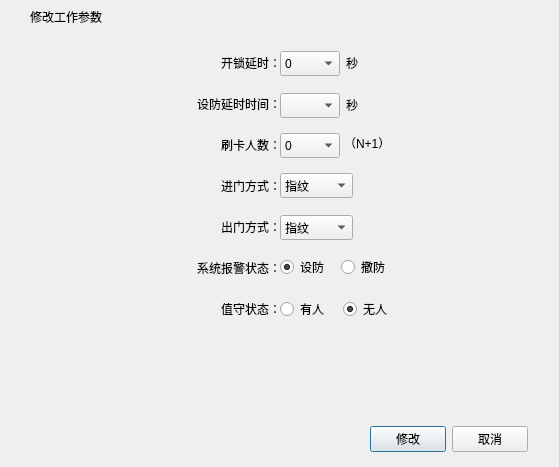
<?xml version="1.0" encoding="UTF-8"?>
<ui version="4.0">
 <class>FrmEditCJCWorkPara</class>
 <widget class="QDialog" name="FrmEditCJCWorkPara">
  <property name="geometry">
   <rect>
    <x>0</x>
    <y>0</y>
    <width>559</width>
    <height>467</height>
   </rect>
  </property>
  <property name="windowTitle">
   <string>Dialog</string>
  </property>
  <layout class="QGridLayout" name="gridLayout">
   <property name="leftMargin">
    <number>0</number>
   </property>
   <property name="topMargin">
    <number>0</number>
   </property>
   <property name="rightMargin">
    <number>0</number>
   </property>
   <property name="bottomMargin">
    <number>0</number>
   </property>
   <property name="spacing">
    <number>0</number>
   </property>
   <item row="0" column="0">
    <widget class="QWidget" name="widget_title" native="true">
     <property name="sizePolicy">
      <sizepolicy hsizetype="Preferred" vsizetype="Fixed">
       <horstretch>0</horstretch>
       <verstretch>0</verstretch>
      </sizepolicy>
     </property>
     <property name="minimumSize">
      <size>
       <width>100</width>
       <height>33</height>
      </size>
     </property>
     <layout class="QHBoxLayout" name="horizontalLayout_2">
      <property name="spacing">
       <number>0</number>
      </property>
      <property name="leftMargin">
       <number>0</number>
      </property>
      <property name="topMargin">
       <number>0</number>
      </property>
      <property name="rightMargin">
       <number>0</number>
      </property>
      <property name="bottomMargin">
       <number>0</number>
      </property>
      <item>
       <widget class="QLabel" name="lab_Ico">
        <property name="sizePolicy">
         <sizepolicy hsizetype="Minimum" vsizetype="Preferred">
          <horstretch>0</horstretch>
          <verstretch>0</verstretch>
         </sizepolicy>
        </property>
        <property name="minimumSize">
         <size>
          <width>30</width>
          <height>0</height>
         </size>
        </property>
        <property name="text">
         <string/>
        </property>
        <property name="alignment">
         <set>Qt::AlignCenter</set>
        </property>
       </widget>
      </item>
      <item>
       <widget class="QLabel" name="lab_Title">
        <property name="sizePolicy">
         <sizepolicy hsizetype="Expanding" vsizetype="Preferred">
          <horstretch>0</horstretch>
          <verstretch>0</verstretch>
         </sizepolicy>
        </property>
        <property name="styleSheet">
         <string notr="true">font: 10pt &quot;微软雅黑&quot;;</string>
        </property>
        <property name="text">
         <string>修改工作参数</string>
        </property>
        <property name="alignment">
         <set>Qt::AlignLeading|Qt::AlignLeft|Qt::AlignVCenter</set>
        </property>
       </widget>
      </item>
      <item>
       <widget class="QWidget" name="widget_menu" native="true">
        <property name="sizePolicy">
         <sizepolicy hsizetype="Minimum" vsizetype="Preferred">
          <horstretch>0</horstretch>
          <verstretch>0</verstretch>
         </sizepolicy>
        </property>
        <layout class="QHBoxLayout" name="horizontalLayout">
         <property name="spacing">
          <number>0</number>
         </property>
         <property name="leftMargin">
          <number>0</number>
         </property>
         <property name="topMargin">
          <number>0</number>
         </property>
         <property name="rightMargin">
          <number>0</number>
         </property>
         <property name="bottomMargin">
          <number>0</number>
         </property>
         <item>
          <widget class="QPushButton" name="btnMenu">
           <property name="enabled">
            <bool>false</bool>
           </property>
           <property name="sizePolicy">
            <sizepolicy hsizetype="Minimum" vsizetype="Expanding">
             <horstretch>0</horstretch>
             <verstretch>0</verstretch>
            </sizepolicy>
           </property>
           <property name="minimumSize">
            <size>
             <width>31</width>
             <height>0</height>
            </size>
           </property>
           <property name="cursor">
            <cursorShape>ArrowCursor</cursorShape>
           </property>
           <property name="focusPolicy">
            <enum>Qt::NoFocus</enum>
           </property>
           <property name="toolTip">
            <string/>
           </property>
           <property name="text">
            <string/>
           </property>
           <property name="flat">
            <bool>true</bool>
           </property>
          </widget>
         </item>
         <item>
          <widget class="QPushButton" name="btnMenu_Max">
           <property name="enabled">
            <bool>false</bool>
           </property>
           <property name="sizePolicy">
            <sizepolicy hsizetype="Minimum" vsizetype="Expanding">
             <horstretch>0</horstretch>
             <verstretch>0</verstretch>
            </sizepolicy>
           </property>
           <property name="minimumSize">
            <size>
             <width>31</width>
             <height>0</height>
            </size>
           </property>
           <property name="cursor">
            <cursorShape>ArrowCursor</cursorShape>
           </property>
           <property name="focusPolicy">
            <enum>Qt::NoFocus</enum>
           </property>
           <property name="toolTip">
            <string/>
           </property>
           <property name="text">
            <string/>
           </property>
           <property name="flat">
            <bool>true</bool>
           </property>
          </widget>
         </item>
         <item>
          <widget class="QPushButton" name="btnMenu_Min">
           <property name="sizePolicy">
            <sizepolicy hsizetype="Minimum" vsizetype="Expanding">
             <horstretch>0</horstretch>
             <verstretch>0</verstretch>
            </sizepolicy>
           </property>
           <property name="minimumSize">
            <size>
             <width>31</width>
             <height>0</height>
            </size>
           </property>
           <property name="cursor">
            <cursorShape>ArrowCursor</cursorShape>
           </property>
           <property name="focusPolicy">
            <enum>Qt::NoFocus</enum>
           </property>
           <property name="toolTip">
            <string>最小化</string>
           </property>
           <property name="text">
            <string/>
           </property>
           <property name="flat">
            <bool>true</bool>
           </property>
          </widget>
         </item>
         <item>
          <widget class="QPushButton" name="btnMenu_Close">
           <property name="sizePolicy">
            <sizepolicy hsizetype="Minimum" vsizetype="Expanding">
             <horstretch>0</horstretch>
             <verstretch>0</verstretch>
            </sizepolicy>
           </property>
           <property name="minimumSize">
            <size>
             <width>40</width>
             <height>0</height>
            </size>
           </property>
           <property name="cursor">
            <cursorShape>ArrowCursor</cursorShape>
           </property>
           <property name="focusPolicy">
            <enum>Qt::NoFocus</enum>
           </property>
           <property name="toolTip">
            <string>关闭</string>
           </property>
           <property name="text">
            <string/>
           </property>
           <property name="flat">
            <bool>true</bool>
           </property>
          </widget>
         </item>
        </layout>
       </widget>
      </item>
     </layout>
    </widget>
   </item>
   <item row="1" column="0">
    <widget class="QWidget" name="widget_main" native="true">
     <property name="styleSheet">
      <string notr="true">font: 10pt &quot;微软雅黑&quot;;</string>
     </property>
     <widget class="QComboBox" name="cbOpenLockTime">
      <property name="geometry">
       <rect>
        <x>280</x>
        <y>18</y>
        <width>60</width>
        <height>25</height>
       </rect>
      </property>
      <property name="minimumSize">
       <size>
        <width>60</width>
        <height>0</height>
       </size>
      </property>
      <item>
       <property name="text">
        <string>0</string>
       </property>
      </item>
      <item>
       <property name="text">
        <string>1</string>
       </property>
      </item>
      <item>
       <property name="text">
        <string>2</string>
       </property>
      </item>
      <item>
       <property name="text">
        <string>3</string>
       </property>
      </item>
      <item>
       <property name="text">
        <string>4</string>
       </property>
      </item>
      <item>
       <property name="text">
        <string>5</string>
       </property>
      </item>
      <item>
       <property name="text">
        <string>6</string>
       </property>
      </item>
      <item>
       <property name="text">
        <string>7</string>
       </property>
      </item>
      <item>
       <property name="text">
        <string>8</string>
       </property>
      </item>
      <item>
       <property name="text">
        <string>9</string>
       </property>
      </item>
      <item>
       <property name="text">
        <string>10</string>
       </property>
      </item>
     </widget>
     <widget class="QComboBox" name="cbInModel">
      <property name="geometry">
       <rect>
        <x>280</x>
        <y>140</y>
        <width>73</width>
        <height>25</height>
       </rect>
      </property>
      <item>
       <property name="text">
        <string>指纹</string>
       </property>
      </item>
      <item>
       <property name="text">
        <string>ID卡</string>
       </property>
      </item>
      <item>
       <property name="text">
        <string>TM卡</string>
       </property>
      </item>
      <item>
       <property name="text">
        <string>ID卡+密码</string>
       </property>
      </item>
      <item>
       <property name="text">
        <string>密码</string>
       </property>
      </item>
     </widget>
     <widget class="QWidget" name="layoutWidget">
      <property name="geometry">
       <rect>
        <x>280</x>
        <y>264</y>
        <width>119</width>
        <height>25</height>
       </rect>
      </property>
      <layout class="QHBoxLayout" name="horizontalLayout_4">
       <item>
        <widget class="QRadioButton" name="rbExistMan">
         <property name="text">
          <string>有人</string>
         </property>
        </widget>
       </item>
       <item>
        <widget class="QRadioButton" name="rbNoMan">
         <property name="text">
          <string>无人</string>
         </property>
         <property name="checked">
          <bool>true</bool>
         </property>
        </widget>
       </item>
      </layout>
     </widget>
     <widget class="QLabel" name="label_12">
      <property name="geometry">
       <rect>
        <x>346</x>
        <y>22</y>
        <width>23</width>
        <height>16</height>
       </rect>
      </property>
      <property name="text">
       <string>秒</string>
      </property>
     </widget>
     <widget class="QWidget" name="layoutWidget_2">
      <property name="geometry">
       <rect>
        <x>280</x>
        <y>222</y>
        <width>115</width>
        <height>25</height>
       </rect>
      </property>
      <layout class="QHBoxLayout" name="horizontalLayout_3">
       <item>
        <widget class="QRadioButton" name="rbSetGuard">
         <property name="text">
          <string>设防</string>
         </property>
         <property name="checked">
          <bool>true</bool>
         </property>
        </widget>
       </item>
       <item>
        <widget class="QRadioButton" name="rbResetGuard">
         <property name="text">
          <string>撤防</string>
         </property>
        </widget>
       </item>
      </layout>
     </widget>
     <widget class="QWidget" name="layoutWidget_3">
      <property name="geometry">
       <rect>
        <x>0</x>
        <y>12</y>
        <width>281</width>
        <height>281</height>
       </rect>
      </property>
      <layout class="QVBoxLayout" name="verticalLayout">
       <item>
        <widget class="QLabel" name="label_2">
         <property name="text">
          <string>开锁延时：</string>
         </property>
         <property name="alignment">
          <set>Qt::AlignRight|Qt::AlignTrailing|Qt::AlignVCenter</set>
         </property>
        </widget>
       </item>
       <item>
        <widget class="QLabel" name="label_3">
         <property name="text">
          <string>设防延时时间：</string>
         </property>
         <property name="alignment">
          <set>Qt::AlignRight|Qt::AlignTrailing|Qt::AlignVCenter</set>
         </property>
        </widget>
       </item>
       <item>
        <widget class="QLabel" name="label_4">
         <property name="text">
          <string>刷卡人数：</string>
         </property>
         <property name="alignment">
          <set>Qt::AlignRight|Qt::AlignTrailing|Qt::AlignVCenter</set>
         </property>
        </widget>
       </item>
       <item>
        <widget class="QLabel" name="label_5">
         <property name="text">
          <string>进门方式：</string>
         </property>
         <property name="alignment">
          <set>Qt::AlignRight|Qt::AlignTrailing|Qt::AlignVCenter</set>
         </property>
        </widget>
       </item>
       <item>
        <widget class="QLabel" name="label_6">
         <property name="text">
          <string>出门方式：</string>
         </property>
         <property name="alignment">
          <set>Qt::AlignRight|Qt::AlignTrailing|Qt::AlignVCenter</set>
         </property>
        </widget>
       </item>
       <item>
        <widget class="QLabel" name="label_7">
         <property name="midLineWidth">
          <number>0</number>
         </property>
         <property name="text">
          <string>系统报警状态：</string>
         </property>
         <property name="textFormat">
          <enum>Qt::AutoText</enum>
         </property>
         <property name="alignment">
          <set>Qt::AlignRight|Qt::AlignTrailing|Qt::AlignVCenter</set>
         </property>
         <property name="wordWrap">
          <bool>false</bool>
         </property>
        </widget>
       </item>
       <item>
        <widget class="QLabel" name="label_8">
         <property name="text">
          <string>值守状态：</string>
         </property>
         <property name="alignment">
          <set>Qt::AlignRight|Qt::AlignTrailing|Qt::AlignVCenter</set>
         </property>
        </widget>
       </item>
      </layout>
     </widget>
     <widget class="QWidget" name="layoutWidget_4">
      <property name="geometry">
       <rect>
        <x>370</x>
        <y>392</y>
        <width>158</width>
        <height>29</height>
       </rect>
      </property>
      <layout class="QHBoxLayout" name="horizontalLayout_5">
       <item>
        <widget class="QPushButton" name="btnEdit">
         <property name="text">
          <string>修改</string>
         </property>
         <property name="icon">
          <iconset resource="rc.qrc">
           <normaloff>:/image/add.png</normaloff>:/image/add.png</iconset>
         </property>
        </widget>
       </item>
       <item>
        <widget class="QPushButton" name="btnCancel">
         <property name="text">
          <string>取消</string>
         </property>
         <property name="icon">
          <iconset resource="rc.qrc">
           <normaloff>:/image/btn_close.png</normaloff>:/image/btn_close.png</iconset>
         </property>
        </widget>
       </item>
      </layout>
     </widget>
     <widget class="QLabel" name="label_18">
      <property name="geometry">
       <rect>
        <x>346</x>
        <y>64</y>
        <width>23</width>
        <height>16</height>
       </rect>
      </property>
      <property name="text">
       <string>秒</string>
      </property>
     </widget>
     <widget class="QComboBox" name="cbSetGuardDelayTime">
      <property name="geometry">
       <rect>
        <x>280</x>
        <y>60</y>
        <width>60</width>
        <height>25</height>
       </rect>
      </property>
      <property name="minimumSize">
       <size>
        <width>60</width>
        <height>0</height>
       </size>
      </property>
     </widget>
     <widget class="QComboBox" name="cbUseNum">
      <property name="geometry">
       <rect>
        <x>280</x>
        <y>100</y>
        <width>60</width>
        <height>25</height>
       </rect>
      </property>
      <property name="minimumSize">
       <size>
        <width>60</width>
        <height>0</height>
       </size>
      </property>
      <item>
       <property name="text">
        <string>0</string>
       </property>
      </item>
      <item>
       <property name="text">
        <string>1</string>
       </property>
      </item>
      <item>
       <property name="text">
        <string>2</string>
       </property>
      </item>
      <item>
       <property name="text">
        <string>3</string>
       </property>
      </item>
      <item>
       <property name="text">
        <string>4</string>
       </property>
      </item>
      <item>
       <property name="text">
        <string>5</string>
       </property>
      </item>
      <item>
       <property name="text">
        <string>6</string>
       </property>
      </item>
      <item>
       <property name="text">
        <string>7</string>
       </property>
      </item>
      <item>
       <property name="text">
        <string>8</string>
       </property>
      </item>
      <item>
       <property name="text">
        <string>9</string>
       </property>
      </item>
      <item>
       <property name="text">
        <string>10</string>
       </property>
      </item>
     </widget>
     <widget class="QLabel" name="label_19">
      <property name="geometry">
       <rect>
        <x>344</x>
        <y>102</y>
        <width>59</width>
        <height>16</height>
       </rect>
      </property>
      <property name="text">
       <string>（N+1）</string>
      </property>
     </widget>
     <widget class="QComboBox" name="cbOutModel">
      <property name="geometry">
       <rect>
        <x>280</x>
        <y>182</y>
        <width>73</width>
        <height>25</height>
       </rect>
      </property>
      <item>
       <property name="text">
        <string>指纹</string>
       </property>
      </item>
      <item>
       <property name="text">
        <string>ID卡</string>
       </property>
      </item>
      <item>
       <property name="text">
        <string>TM卡</string>
       </property>
      </item>
      <item>
       <property name="text">
        <string>ID卡+密码</string>
       </property>
      </item>
      <item>
       <property name="text">
        <string>密码</string>
       </property>
      </item>
      <item>
       <property name="text">
        <string>按钮</string>
       </property>
      </item>
     </widget>
    </widget>
   </item>
  </layout>
 </widget>
 <resources>
  <include location="rc.qrc"/>
 </resources>
 <connections/>
</ui>
